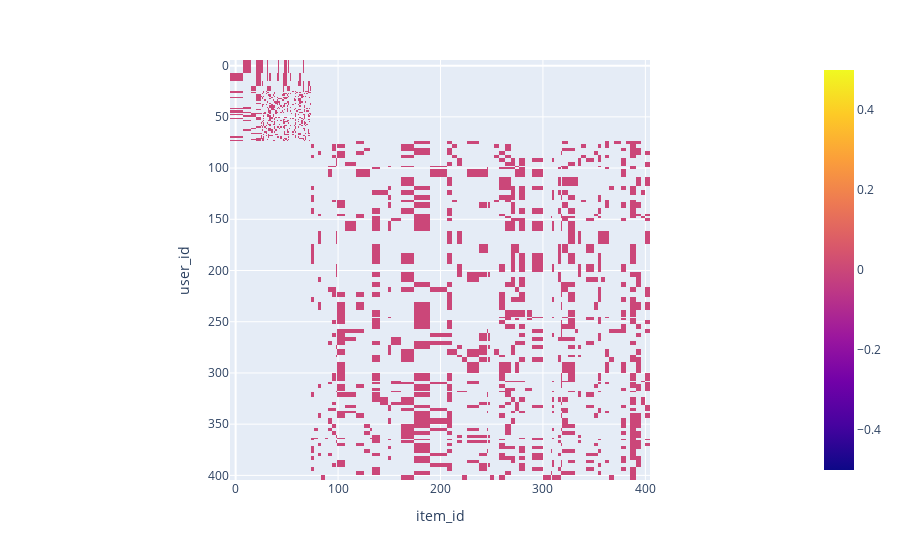

Source (notebook cell):
### Code cell
px.imshow(pd.pivot_table(data=preds, index="user_id", columns="item_id", values="score"))

### Figure 1 — Plotly figure (JSON) as saved in the notebook; plotly's stock layout.template omitted (floating-point values rounded to 4 significant figures; data arrays with more than 128 entries replaced by an {"elided": "..."} marker saying what was removed)
{"data": [{"coloraxis": "coloraxis", "hovertemplate": "item_id: %{x}<br>user_id: %{y}<br>color: %{z}<extra></extra>", "name": "0", "type": "heatmap", "x": [1, 14, 16, 24, 25, 26, 27, 29, 30, 31, 32, 34, 36, 37, 38, 39, 41, 42, 43, 44, 46, 47, 48, 49, 51, 52, 53, 54, 55, 56, 57, 58, 60, 61, 63, 65, 66, 67, 68, 70, 71, 72, 73, 75, 78, 82, 85, 89, 91, 97, 98, 99, 115, 120, 130, 132, 135, 147, 151, 153, 170, 179, 201, 211, 212, 220, 221, 230, 245, 246, 247, 249, 255, 259, 266, 272, 273, 280, 284, 285, 293, 307, 308, 309, 312, 317, 318, 319, 329, 333, 336, 338, 347, 352, 355, 358, 364, 365, 373, 380, 382, 387, 395, 397, 402], "xaxis": "x", "y": [1, 14, 16, 24, 25, 26, 27, 29, 30, 31, 32, 34, 36, 37, 38, 39, 41, 42, 43, 44, 46, 47, 48, 49, 51, 52, 53, 54, 55, 56, 57, 58, 60, 61, 63, 65, 66, 67, 68, 70, 71, 72, 73, 75, 78, 82, 85, 89, 91, 97, 98, 99, 102, 115, 120, 123, 130, 132, 135, 143, 146, 147, 151, 153, 170, 179, 187, 201, 202, 211, 212, 220, 221, 230, 232, 245, 246, 247, 249, 255, 259, 263, 266, 272, 273, 280, 284, 285, 293, 307, 308, 309, 312, 317, 318, 319, 327, 329, 333, 336, 338, 341, 347, 352, 355, 358, 363, 364, 365, 366, 370, 373, 376, 380, 382, 387, 389, 395, 397, 402], "yaxis": "y", "z": {"elided": "120x105 int values"}}], "layout": {"coloraxis": {"colorscale": [[0, "#0d0887"], [0.1111, "#46039f"], [0.2222, "#7201a8"], [0.3333, "#9c179e"], [0.4444, "#bd3786"], [0.5556, "#d8576b"], [0.6667, "#ed7953"], [0.7778, "#fb9f3a"], [0.8889, "#fdca26"], [1, "#f0f921"]]}, "margin": {"t": 60}, "xaxis": {"anchor": "y", "constrain": "domain", "domain": [0, 1], "scaleanchor": "y", "title": {"text": "item_id"}}, "yaxis": {"anchor": "x", "autorange": "reversed", "constrain": "domain", "domain": [0, 1], "title": {"text": "user_id"}}}}
